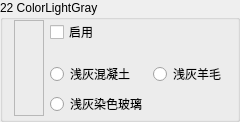
                 <widget class="QGroupBox" name="Base22">
                  <property name="sizePolicy">
                   <sizepolicy hsizetype="Expanding" vsizetype="Minimum">
                    <horstretch>0</horstretch>
                    <verstretch>0</verstretch>
                   </sizepolicy>
                  </property>
                  <property name="minimumSize">
                   <size>
                    <width>130</width>
                    <height>0</height>
                   </size>
                  </property>
                  <property name="maximumSize">
                   <size>
                    <width>16777215</width>
                    <height>16777215</height>
                   </size>
                  </property>
                  <property name="autoFillBackground">
                   <bool>true</bool>
                  </property>
                  <property name="title">
                   <string>22 ColorLightGray</string>
                  </property>
                  <property name="flat">
                   <bool>false</bool>
                  </property>
                  <layout class="QGridLayout" name="gridLayout_47">
                   <property name="topMargin">
                    <number>0</number>
                   </property>
                   <property name="bottomMargin">
                    <number>3</number>
                   </property>
                   <item row="3" column="1">
                    <widget class="QRadioButton" name="is22Concrete">
                     <property name="text">
                      <string>浅灰混凝土</string>
                     </property>
                     <property name="icon">
                      <iconset resource="BlockTextures.qrc">
                       <normaloff>:/new/Textures/Slope/block/light_gray_concrete.png</normaloff>:/new/Textures/Slope/block/light_gray_concrete.png</iconset>
                     </property>
                    </widget>
                   </item>
                   <item row="0" column="1">
                    <widget class="QCheckBox" name="Enable22">
                     <property name="sizePolicy">
                      <sizepolicy hsizetype="Expanding" vsizetype="Fixed">
                       <horstretch>0</horstretch>
                       <verstretch>0</verstretch>
                      </sizepolicy>
                     </property>
                     <property name="text">
                      <string>启用</string>
                     </property>
                    </widget>
                   </item>
                   <item row="0" column="2">
                    <spacer name="horizontalSpacer_36">
                     <property name="orientation">
                      <enum>Qt::Horizontal</enum>
                     </property>
                     <property name="sizeHint" stdset="0">
                      <size>
                       <width>40</width>
                       <height>20</height>
                      </size>
                     </property>
                    </spacer>
                   </item>
                   <item row="3" column="2">
                    <widget class="QRadioButton" name="is22Wool">
                     <property name="text">
                      <string>浅灰羊毛</string>
                     </property>
                     <property name="icon">
                      <iconset resource="BlockTextures.qrc">
                       <normaloff>:/new/Textures/Slope/block/light_gray_wool.png</normaloff>:/new/Textures/Slope/block/light_gray_wool.png</iconset>
                     </property>
                    </widget>
                   </item>
                   <item row="4" column="1">
                    <widget class="QRadioButton" name="is22StainedGlass">
                     <property name="text">
                      <string>浅灰染色玻璃</string>
                     </property>
                     <property name="icon">
                      <iconset resource="BlockTextures.qrc">
                       <normaloff>:/new/Textures/Slope/block/light_gray_stained_glass.png</normaloff>:/new/Textures/Slope/block/light_gray_stained_glass.png</iconset>
                     </property>
                    </widget>
                   </item>
                   <item row="0" column="0" rowspan="5">
                    <widget class="QLabel" name="Color22">
                     <property name="minimumSize">
                      <size>
                       <width>30</width>
                       <height>0</height>
                      </size>
                     </property>
                     <property name="font">
                      <font>
                       <family>微软雅黑</family>
                       <pointsize>9</pointsize>
                      </font>
                     </property>
                     <property name="frameShape">
                      <enum>QFrame::StyledPanel</enum>
                     </property>
                     <property name="text">
                      <string/>
                     </property>
                    </widget>
                   </item>
                  </layout>
                 </widget>
